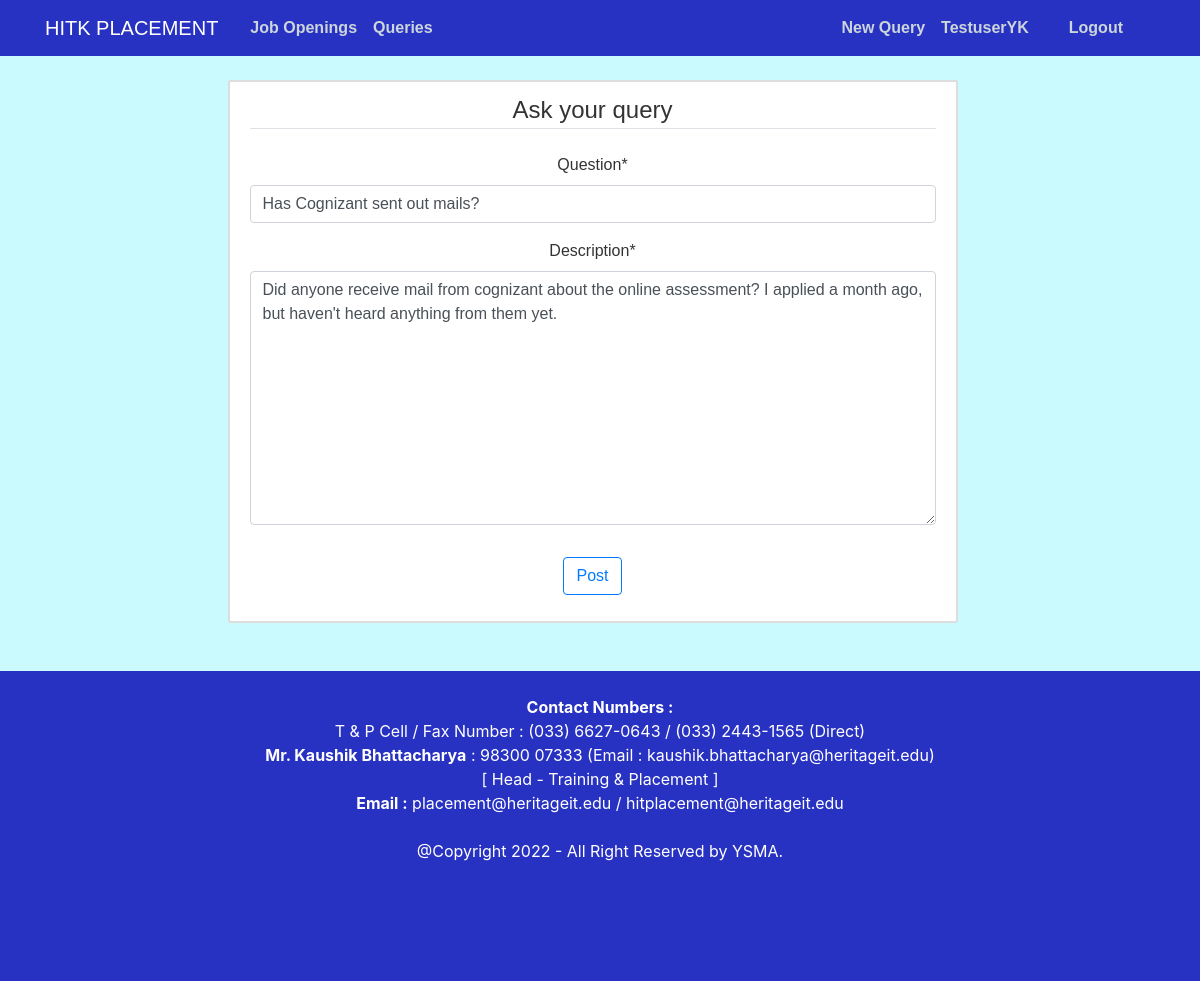
Screenshot of /askAQuery/query/6/update (signed in) with the database file from the repository.
### users/models.py (models this page shows, shortened)
class Profile(models.Model):
	user = models.OneToOneField(User, on_delete = models.CASCADE)
	yearOfpassing = models.IntegerField(default=2022)
	image = models.ImageField(default = 'default.jpg',upload_to='profile_pics')
	def __str__(self):
		return f'{self.user.username}'

### askAQuery/models.py (models this page shows, shortened)
class Query(models.Model):
	question = models.CharField(max_length=500)
	author = models.ForeignKey(User,on_delete=models.CASCADE)
	datePosted = models.DateTimeField(default=timezone.now)
	description = models.TextField()

### askAQuery/views.py (the view, shortened to what this page needs)
# urls.py: path('query/<int:pk>/update', QueryUpdateView.as_view(), name='query-update'),
class QueryUpdateView(LoginRequiredMixin, UserPassesTestMixin, UpdateView):
	model = Query
	fields = ['question','description']
	def test_func(self):
		query = self.get_object()
		if self.request.user == query.author:
			return True
		return False

### askAQuery/templates/askAQuery/query_form.html (shortened to what this page needs)
{% extends "home/base.html" %}
{% load crispy_forms_tags %}
{% block content %}
    <div class="new-content-section p2">
        <form method="POST">
            <fieldset class="form-group">
                <legend class="border-bottom mb-4">Ask your query</legend>
                {{ form|crispy  }}
            </fieldset>
            <div class="form-group">
                <button class="btn btn-outline-primary" type="submit">Post</button>
            </div>
        </form>
    </div>
{% endblock content %}

### home/templates/home/base.html (shortened to what this page needs)
{% load static %}
<!DOCTYPE html>
<html>
    <head>
        <link rel="stylesheet" href="https://stackpath.bootstrapcdn.com/bootstrap/4.3.1/css/bootstrap.min.css">
        <link rel="stylesheet" type="text/css" href="{% static 'home/main.css' %}">
    </head>
    <body style=" background-color: #cafafe;">
        <div class="page-container">
        <header class="site-header">
            <nav class="navbar navbar-expand-md navbar-dark bg-steel fixed-top">
                <div class="container p2">
                    <a class="navbar-brand mr-4 " href="{% url 'placement-website-home' %}">HITK PLACEMENT</a>
                    <div class="collapse navbar-collapse" id="navbarToggle">
                        <div class="navbar-nav mr-auto">
                            {% if user.is_authenticated %}
                                <a class="nav-item nav-link" href="{% url 'placement-website-posts' %}"><b>Job Openings</b></a>
                                <a class="nav-item nav-link" href="{% url 'placement-website-askAQuery' %}"><b>Queries</b></a>
                            {% endif %}
                        </div>
                        <div class="navbar-nav">
                            {% if user.is_authenticated %}
                                <a class="nav-item nav-link" href="{% url 'query-create' %}"><b>New Query</b></a>
                                <a class="nav-item nav-link mr-4" href="{% url 'profile' %}"><b>{{user.profile}}</b></a>
                                <a class="nav-item nav-link mr-4" href="{% url 'logout' %}"><b>Logout</b></a>
                            {% else %}
                                <a class="nav-item nav-link" href="{% url 'login' %}"><b>Login</b></a>
                                <a class="nav-item nav-link mr-4" href="{% url 'register' %}"><b>Register</b></a>
                            {% endif %}
                        </div>
                    </div>
                </div>
            </nav>
        </header>
        <main role="main" class="container">
            <div class="row">
                <div class="col-md-8">
                    {% block content %}{% endblock %}
                </div>
                </div>
            </main>
            <br>
            <br>
        </div>
            <footer>
                   <br>
                   <b>Contact Numbers :</b><br>
                        T & P Cell / Fax Number : (033) 6627-0643 / (033) 2443-1565 (Direct)
                    <br>
                    <b>Mr. Kaushik Bhattacharya</b> : 98300 07333 (Email : kaushik.bhattacharya@heritageit.edu)<br>
                    [ Head - Training & Placement ]
                     <br>
                    <b>Email :</b> placement@heritageit.edu /
                    hitplacement@heritageit.edu
                <br>
                <br> @Copyright 2022 - All Right Reserved by YSMA.
                <br>
            </footer>
    </body>
</html>

### home/static/home/main.css (style rules this page uses)
body { background: #fafafa; color: #333333; margin-top: 5rem; }
.bg-steel { background-color: #2832c2; }
.site-header .navbar-nav .nav-link { color: #cbd5db; }
.new-content-section { position: relative; left: 25%; right: 20%; background: #ffffff; text-align: center; padding: 10px 20px; border: 2px solid #dddddd; border-radius: 3px; }
.page-container { position: relative; min-height: 56vh; }
footer { position: absolute; width: 100%; height: 32%; bottom: 0x; background-color: #2832c2; color: white; text-align: center; }

### home/templates/home/base.html (style rules this page uses)
.p2 { font-family: Arial, Helvetica, sans-serif; }

### rows the page displays
Query: question "Has Cognizant sent out mails?", description "Did anyone receive mail from cognizant about the online assessment? I applied a month ago, but haven't heard anything from them yet."

### other values shown
{{ user.profile }} "TestuserYK"
